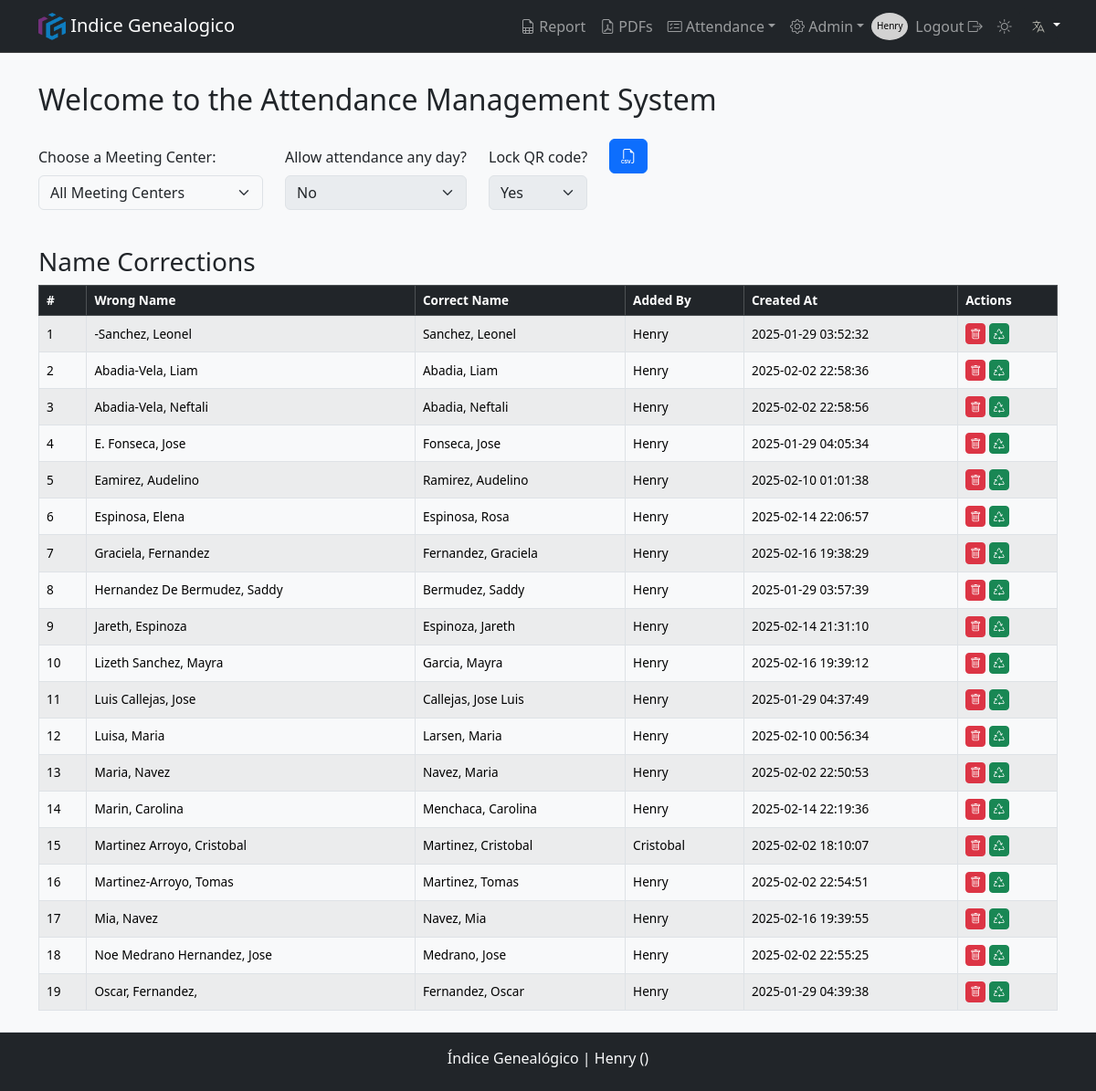
Page /admin (signed in) on the earlier database version.
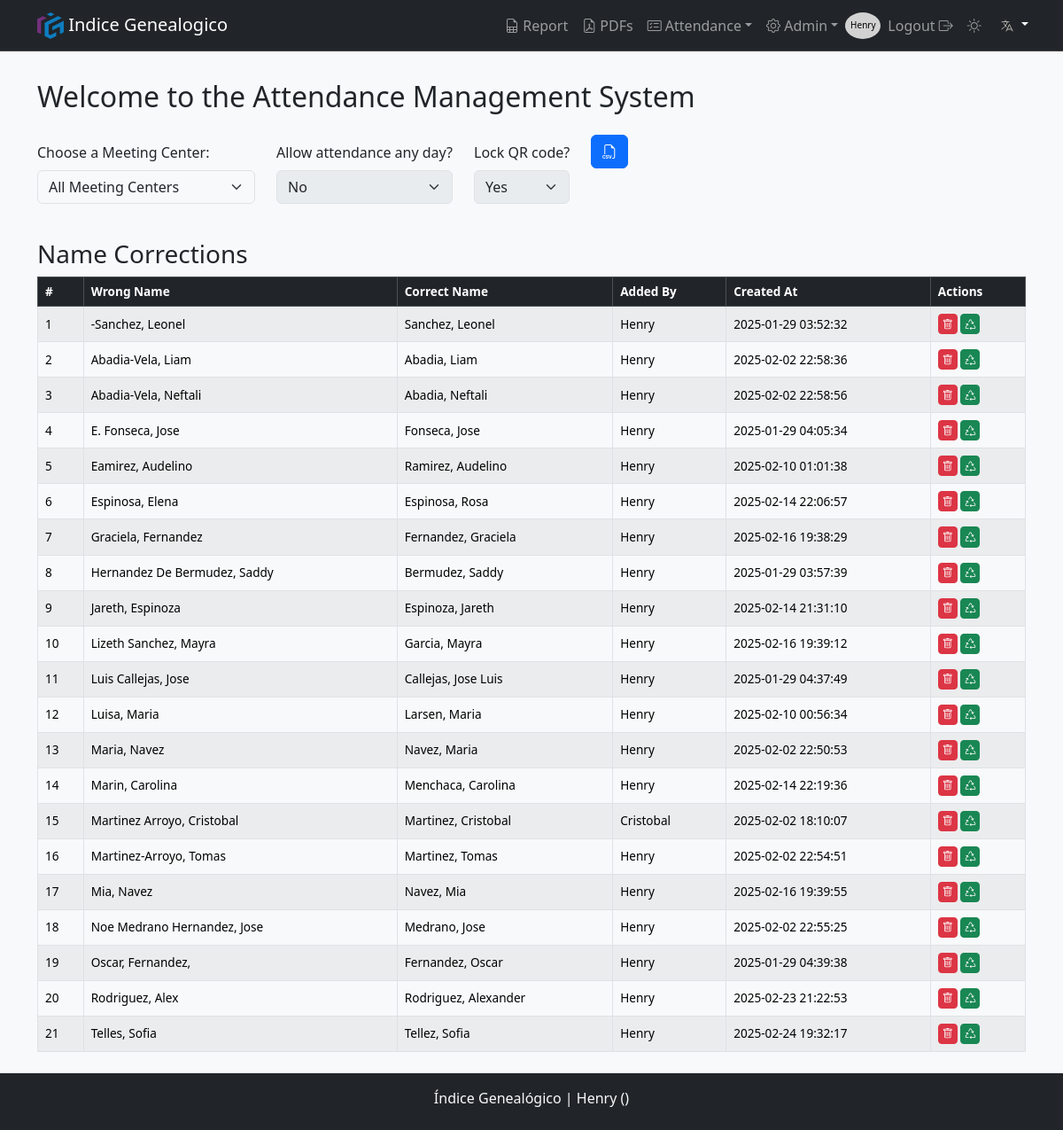
Same page on the later database version.
### models.py (models this page shows, shortened)
class User(db.Model, UserMixin):
    __tablename__ = 'users'
    id                = db.Column(db.Integer, primary_key=True)
    username          = db.Column(db.String(80), nullable=False, unique=True)
    email             = db.Column(db.String(120), unique=True)
    name              = db.Column(db.String(20), nullable=False)
    lastname          = db.Column(db.String(20), nullable=False)
    password_hash     = db.Column(db.String(128), nullable=False)
    role              = db.Column(db.String(10), nullable=False, default='User')  # Puede ser 'Owner', 'Admin', 'User'
    is_active         = db.Column(db.Boolean, default=True)
    meeting_center_id = db.Column(db.Integer, db.ForeignKey('meeting_center.id'), nullable=False)  # Clave foránea
    organization_id   = db.Column(db.Integer, db.ForeignKey('organization.id'), nullable=False)  # Clave foránea

class Setup(db.Model):
    __tablename__ = 'setup'
    id                = db.Column(db.Integer, primary_key=True)
    key               = db.Column(db.String(50), nullable=False)
    value             = db.Column(db.String(50), nullable=False)
    meeting_center_id = db.Column(db.Integer, db.ForeignKey('meeting_center.id'), nullable=False, index=True)
    meeting_center = db.relationship('MeetingCenter', backref=db.backref('setup', lazy=True))
    __table_args__ = (
        db.UniqueConstraint('key', 'meeting_center_id', name='unique_key_meeting_center'),
    )

class NameCorrections(db.Model):
    __tablename__ = 'name_corrections'
    id                = db.Column(db.Integer, primary_key=True)
    wrong_name        = db.Column(db.String(50), nullable=False, unique=False)
    correct_name      = db.Column(db.String(50), nullable=False)
    meeting_center_id = db.Column(db.Integer, db.ForeignKey('meeting_center.id'), nullable=False)
    added_by          = db.Column(db.String(50), nullable=True)  # Opcional: para registrar quién hizo la corrección
    created_at        = db.Column(db.DateTime, default=datetime.utcnow, nullable=False)
    __table_args__ = (
        db.UniqueConstraint('wrong_name', 'meeting_center_id', name='uq_wrong_name_meeting_center'),
    )

### routes.py (the view, shortened to what this page needs)
@bp.route('/admin', methods=['GET', 'POST'])
@role_required('Admin', 'Super', 'Owner')
def admin():
    meeting_center_id = get_meeting_center_id()
    name_corrections_query = NameCorrections.query
    if meeting_center_id != 'all':
        name_corrections_query = name_corrections_query.filter_by(meeting_center_id=meeting_center_id)
    name_corrections = name_corrections_query.order_by(None).order_by(NameCorrections.wrong_name.asc()).all()
    code_verification_setting = Setup.query.filter_by(
        key='code_verification', meeting_center_id=meeting_center_id if meeting_center_id != 'all' else None
    ).first()
    bypass_enabled = request.args.get('bypass_enabled', 'false')
    verification_enabled = code_verification_setting.value if code_verification_setting else 'true'
    return render_template('admin.html',
                           verification_enabled = verification_enabled,
                           bypass_enabled       = bypass_enabled,
                           name_corrections     = name_corrections,
                           meeting_center_id    = meeting_center_id)

### app.py (called while the page is built)
def get_locale():
    lang = request.args.get('lang')
    if lang and lang in Config.LANGUAGES:
        session['lang'] = lang  # Guarda el idioma en la sesión
        return lang
    if 'lang' in session and session['lang'] in Config.LANGUAGES:
        return session['lang']
    return request.accept_languages.best_match(Config.LANGUAGES)

def create_app():
    app = Flask(__name__)
    app.config.from_object(Config)
    db.init_app(app)
    Migrate(app, db)
    babel = Babel(app, locale_selector=get_locale)
    app.register_blueprint(routes_blueprint)
    @app.context_processor
    def inject_utilities():
        return {
            'get_locale': get_locale,
            'format_datetime': format_datetime,  # Asegura que esté disponible en las plantillas
        }
    return app

### routes.py (called while the page is built)
@bp.before_request
def load_user():
    user_id = session.get('user_id')
    if not user_id:
        user_id = request.cookies.get('remember_me')
    if user_id:
        user = User.query.get(user_id)
        if user:
            g.user                       = user
            session['user_id']           = user.id
            session['user_name']         = user.name
            session['role']              = user.role
            session['meeting_center_id'] = user.meeting_center_id
            session['organization_id']   = user.organization_id
        else:
            g.user = None
    else:
        g.user = None

### utils.py (called while the page is built)
def role_required(*roles):
    def decorator(f):
        @wraps(f)
        def decorated_function(*args, **kwargs):
            if g.user is None:  # Si no está autenticado, lo redirigimos a login
                return redirect(url_for('routes.login', next=request.url))
            user_role = session.get('role')  # Suponiendo que el rol se almacena en la sesión
            if user_role not in roles:
                flash(_('You do not have permission to perform this action.'), 'danger')
                return redirect(url_for('routes.login'))  # O podrías redirigir a otra página
            return f(*args, **kwargs)
        return decorated_function
    return decorator

def get_meeting_center_id():
    if session.get('role') == 'Owner':
        return session.get('meeting_center_id', 'all')  # 'all' si no está definido
    return session.get('meeting_center_id')  # Para otros roles

### templates/admin.html (shortened to what this page needs)
{% extends "layout.html" %}
{% block pageTitle %}{{ _('Welcome to the Attendance Management System') }}{% endblock %}
{% block content %}
{% if session['role'] == 'Owner' %}
<div class="form-group col-auto">
    <label class="my-2 mr-2 col-auto" for="meetingCenterSelector">{{ _('Choose a Meeting Center') }}:</label>
    <select class="form-select" id="meetingCenterSelector">
        <option value="all">{{ _('All Meeting Centers') }}</option>
    </select>
</div>
<form class="col-auto" id="bypassForm" method="POST" action="/admin/bypass">
    <div class="form-inline mb-3">
        <label class="my-2 mr-2 col-auto" for="bypass_restriction">{{ _('Allow attendance any day?') }} </label>
        <select class="form-select" name="bypass_restriction" id="bypass_restriction" data-toggle="tooltip"
            title="Activar esto permitirá registrar asistencia cualquier día de la semana en la unidad de prueba (ID = 2)."
            onchange="submitBypassForm()">
            <option value="false" {% if bypass_enabled=='false' %}selected{% endif %}>No</option>
        </select>
    </div>
</form>
{% endif %}
<form class="col-auto" id="verificationForm" method="POST" action="/admin">
    <div class="form-inline mb-3">
        <label class="my-2 mr-2 col-auto" for="code_verification">{{ _('Lock QR code?') }} </label>
        <select class="form-select" name="code_verification" id="code_verification" data-toggle="tooltip"
            title="Al activar la Verificación de Domingo, solo se podrá usar la imagen de QR Code impresa para esa semana."
            onchange="submitVerificationForm()">
            <option value="true" {% if verification_enabled=='true' %}selected{% endif %}>{{ _('Yes') }}</option>
        </select>
    </div>
</form>
    {% if session['role'] == 'Owner' %}
    <div class="form-group col-auto">
        <div class="form-inline mb-3">
        <button type="button" class="btn btn-primary"
                href="{{ url_for('routes.export_attendance', **request.args.to_dict()) }}"><i class="bi bi-filetype-csv"></i></button>
    </div>
    {% endif %}
</div>
    <div class="container my-4">
        <h3>Name Corrections</h3>
        <div id="name-corrections-container">
            {% include 'partials/tables/name_correction_table.html' %}
        </div>
    </div>
{% endblock %}

### templates/layout.html (shortened to what this page needs)
<!DOCTYPE html>
<html lang="en">
<head>
    {% include 'partials/head.html' %}
</head>
<body class="{{ 'logged-in' if session['user_id'] else '' }}">
    <header>
        {% include 'partials/navbar.html' %}
    </header>
    <main  class="pb-5">
        <div class="container">
            <div class="row">
                <h2>{% block pageTitle %}{% endblock %}</h2>
                {% block content %} {% endblock %}
            </div>
        </div>
    </main>
    {% if session['user_id'] %}
    <footer>
        {% include 'partials/footer.html' %}
    </footer>
    {% endif %}
</body>
</html>

### templates/partials/head.html (shortened to what this page needs)
<link href="https://cdn.jsdelivr.net/npm/bootstrap@5.3.3/dist/css/bootstrap.min.css" rel="stylesheet">
<link rel="stylesheet" href="https://use.fontawesome.com/releases/v5.8.2/css/all.css"/>
<link rel="stylesheet" href="{{ url_for('static', filename='/css/styles.css') }}"/>
<link rel="stylesheet" href="https://cdn.jsdelivr.net/npm/bootstrap-icons@1.11.3/font/bootstrap-icons.min.css">

### templates/partials/navbar.html (shortened to what this page needs)
<nav class="navbar navbar-expand-lg bg-dark border-bottom border-body sticky-top" data-bs-theme="dark">
    <div class="container">
        <a class="navbar-brand" href="#"> <img src="{{ url_for('static', filename='/img/favicon/android-chrome-512x512.png') }}" alt="Logo" width="30" height="30" class="d-inline-block align-text-top"> Indice Genealogico </a>
        <div class="collapse navbar-collapse" id="navbarNav">
            <ul class="navbar-nav">
                {% if session['user_id'] %}
                    {% if session['role'] != 'Operator'%}
                        <li class="nav-item"><a class="nav-link {{ 'active' if request.endpoint == 'routes.attendance_report' else '' }}" href="{{ url_for('routes.attendance_report') }}"><i class="bi bi-file-earmark-spreadsheet"></i> {{ _('Report') }}</a></li>
                        <li class="nav-item"><a class="nav-link {{ 'active' if request.endpoint == 'routes.list_pdfs' else '' }}" href="{{ url_for('routes.list_pdfs') }}"><i class="bi bi-file-earmark-pdf"></i>  PDFs</a></li>
                        <li class="nav-item dropdown">
                            <a class="nav-link dropdown-toggle" href="#" id="navbarDropdown" role="button" data-toggle="dropdown" aria-haspopup="true" aria-expanded="false"><i class="bi bi-card-checklist"></i> {{ _('Attendance') }}</a>
                        </li>
                        {% if session['role'] in ['Owner', 'Admin', 'Super'] %}
                            <li class="nav-item dropdown">
                                <a class="nav-link dropdown-toggle" href="#" id="navbarDropdown" role="button" data-toggle="dropdown" aria-haspopup="true" aria-expanded="false"><i class="bi bi-gear"></i> {{ 'Admin' }}</a>
                                </li>
                        {% endif %}
                    {% endif %}
                    <div class="circle">
                        <a class="nav-link" href="{{ url_for('routes.profile', id=session['user_id']) }}"><p style="color: black; font-size: 10px; display:block; padding-top: 15px;">{{ session['user_name'] }}</p></a>
                    </div>
                    <li class="nav-item"><a class="nav-link" href="{{ url_for('routes.logout') }}"></i>{{ _('Logout') }}  <i class="bi bi-box-arrow-right"></i></a></i></li>
                {% else %}
                    {% if request.endpoint != 'routes.login' %}
                        <li class="nav-item"><a class="nav-link" href="{{ url_for('routes.login') }}"><i class="bi bi-box-arrow-in-right"></i> {{ _('Login') }}</a></li>
                    {% endif %}
                {% endif %}
                <li class="nav-item"><a class="nav-link"  id="themeSwitcher" href=""></a></li>
                <div class="dropdown">
                    <button class="btn btn-dark dropdown-toggle" type="button" id="languageDropdown" data-bs-toggle="dropdown" aria-expanded="false">
                        <img class="langSelector"src="{{ url_for('static', filename='img/flags/lang.svg') }}" alt="{{ get_locale() }}" class="flag-icon">
                    </button>
                </div>
            </ul>
        </div>
    </div>
</nav>

### templates/partials/tables/name_correction_table.html
<table class="table table-bordered table-striped">
    <thead class="table-dark">
        <tr>
            <th>#</th>
            <th class="d-none d-md-table-cell">{{_('Wrong Name')}}</th>
            <th>{{_('Correct Name')}}</th>
            <th>{{_('Added By')}}</th>
            <th class="d-none d-md-table-cell">{{_('Created At')}}</th>
            <th>{{_('Actions')}}</th>
        </tr>
    </thead>
    <tbody>
      {% for correction in name_corrections | sort(attribute='wrong_name') %}
        <tr>
            <td>{{ loop.index }}</td>
            <td class="d-none d-md-table-cell">{{ correction.wrong_name }}</td>
            <td>{{ correction.correct_name }}</td>
            <td>{{ correction.added_by }}</td>
            <td class="d-none d-md-table-cell">{{ correction.created_at.strftime('%Y-%m-%d %H:%M:%S') }}</td>
            <td>
              <form  id="deleteForm-correction-{{ correction.id }}" method="POST" action="{{ url_for('routes.delete_name_correction', id=correction.id) }}" style="display:inline;">
                  <button type="button" class="btn btn-danger btn-sm" onclick="confirmDelete('correction', {{ correction.id }})">
                    <i class="bi bi-trash"></i>
                  </button>
              </form>
              <form method="POST" action="{{ url_for('routes.revert_name_correction', id=correction.id) }}" style="display:inline;" id="revert-form-{{ correction.id }}">
                  <button type="button" class="btn btn-success btn-sm" onclick="confirmRevert({{ correction.id }})">
                    <i class="bi bi-recycle"></i>
                  </button>
              </form>
          </td>
        </tr>
        {% endfor %}
    </tbody>
  </table>

### templates/partials/footer.html (shortened to what this page needs)
<footer class="footer bg-dark text-center text-lg-start fixed-bottom mt-5 border-top py-2 d-none d-sm-block">
    <div class="text-center text-light">
        <p class="text-light pt-2"> Índice Genealógico |
            <span id="meetingCenterInfo">
                {% if session['user_id'] %}
                    {{ session['meeting_center_name'] }} ({{ session['meeting_center_number']}})
                {% else %}
                    Please log in.
                {% endif %}
            </span>
        </p>
    </div>
</footer>

### static/css/styles.css (style rules this page uses)
body { display: flex; min-height: 100vh; flex-direction: column; }
main { flex: 1; }
.navbar-collapse { -ms-flex-positive: 0; flex-grow: 0; }
.circle { border-radius: 50%; width: 40px; height: 30px; background-color: #d2d2d2; color: black; display: flex; justify-content: center; align-items: center; margin-top: 5px; }
[data-bs-theme="light"] { --bs-body-bg: #f8f9fa; --bs-body-color: #212529; --bs-link-color: #0d6efd; --bs-border-color: #dee2e6; --bs-btn-bg: #e9ecef; --bs-btn-hover-bg: #d6d8db; }
[data-bs-theme="dark"] { --bs-body-bg: #121212; --bs-body-color: #e9ecef; --bs-link-color: #66b2ff; --bs-border-color: #444; }
td button[type="button"], td a[type="button"] { padding: 4px; font-size: 0.75rem; line-height: 1; }
td button[type="button"] i, td a[type="button"] i { font-size: 0.75rem; padding: 0; line-height: 1; vertical-align: middle; }
table { font-size: 0.85rem; }
table th, table td { padding: 4px 8px; line-height: 1.2; vertical-align: middle; }
table th { font-weight: 600; }
.langSelector { color: #b5b5ac; }

Differences in the rows shown:
added NameCorrections: wrong_name "Rodriguez, Alex", correct_name "Rodriguez, Alexander", added_by "Henry", created_at "2025-02-23 21:22:53"
added NameCorrections: wrong_name "Telles, Sofia", correct_name "Tellez, Sofia", added_by "Henry", created_at "2025-02-24 19:32:17"
